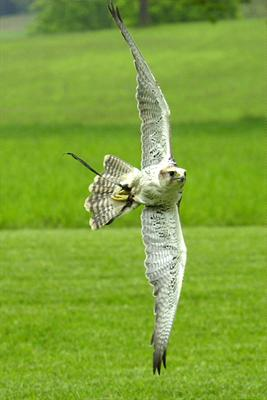
#> input picture data/1600.jpg, 267 x 400 px
$ python image_edge_detection.py data/1600.jpg
#> lines starting #> are read from the running program, lines starting #| are printed output that depends on the picture
#!/usr/bin/env python2.7
#coding=utf-8
#图像边缘检测Sobel算子

from math import sqrt
from PIL import Image
import numpy
import sys


def func_image(path):
#> called with path = 'data/1600.jpg'
    filtermatrice_vertical = [[-1, -2, -1], [0, 0, 0], [1, 2, 1]]
    filtermatrice_horizontal = [[1, 0, -1], [2, 0, -2], [1, 0, -1]]

    image = Image.open(path)
#> image is the input picture: PIL image 267x400 RGB; mean R, G, B 127.2, 163.2, 56.3
    image.show()
    w, h = image.size
#> w = 267; h = 400

    pix = numpy.zeros(shape=(w, h, 3), dtype = numpy.uint8)
    neighbormatrice = numpy.zeros(shape=(5, 5), dtype = numpy.uint8)  # Neighbor matrix to be filtered pixel
    matris_sobel = numpy.zeros(shape=(w, h, 3), dtype = numpy.uint8)

    for i in range(w):
        for j in range(h):
            rgb_im = image.convert('RGB')
            r, g, b = rgb_im.getpixel((i, j))
            pix[i][j] = r, g, b
            if(i >= 2 & i < (w - 1) & j >= 2 & j < (h - 1)):
                for m in range(3):
                    value_vertical = 0.0
                    value_horizontal = 0.0
                    for k in range(3):
                        for l in range(3):
                            neighbormatrice[k][l] = pix[k + i - 2][l + j - 2][m]
                            value_vertical += neighbormatrice[k][l] * filtermatrice_vertical[k][l]
                            value_horizontal += (neighbormatrice[k][l] * filtermatrice_horizontal[k][l])
                    value = sqrt((value_vertical ** 2) + (value_horizontal ** 2))
                    matris_sobel[i][j][m] = int(value)
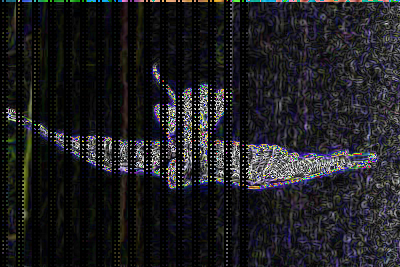
#> matris_sobel: shape (267, 400, 3); mean R, G, B 30.1, 30, 33.1
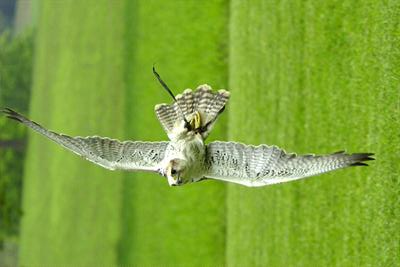
#> pix: shape (267, 400, 3); mean R, G, B 127.2, 163.2, 56.3
#> after the loop, neighbormatrice = [[60, 61, 50, 0, 0], [51, 48, 39, 0, 0], [40, 36, 36, 0, 0], [0, 0, 0, 0, 0], [0, 0, 0, 0, 0]]

    image = Image.fromarray(matris_sobel, 'RGB')
    image.save(path + "_target.jpg")
    image.show()

if __name__ == "__main__":
    if len(sys.argv) == 2:
        func_image(sys.argv[1])
